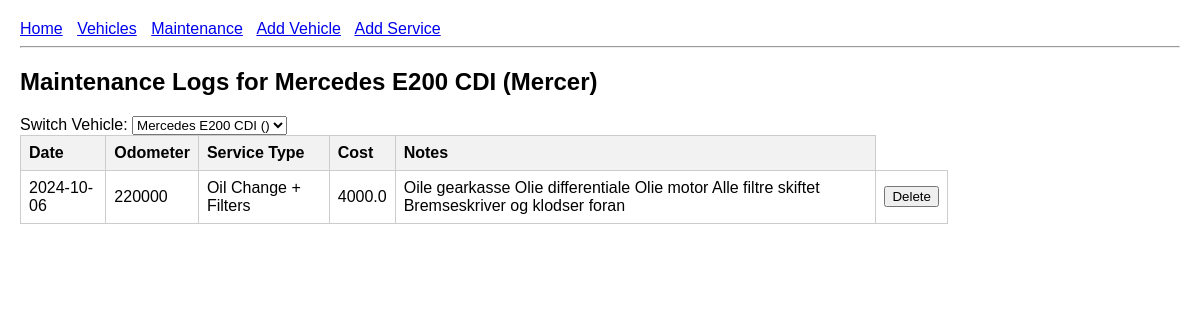
Screenshot of /vehicles/1/maintenance_logs with the database file from the repository.
### app.py (models this page shows)
class Vehicle(db.Model):
    id = db.Column(db.Integer, primary_key=True)
    make = db.Column(db.String(50), nullable=False)
    model = db.Column(db.String(50), nullable=False)
    year = db.Column(db.Integer, nullable=False)
    nickname = db.Column(db.String(50), nullable=True)
    notes = db.Column(db.Text, nullable=True)

class Maintenance(db.Model):
    id = db.Column(db.Integer, primary_key=True)
    vehicle_id = db.Column(db.Integer, db.ForeignKey('vehicle.id'), nullable=False)
    date = db.Column(db.Date, nullable=False)
    odometer = db.Column(db.Integer, nullable=False)
    service_type = db.Column(db.String(100), nullable=False)
    cost = db.Column(db.Float, nullable=False)
    notes = db.Column(db.Text, nullable=True)

### app.py (the view)
@app.route('/vehicles/<int:vehicle_id>/maintenance_logs')
def maintenance_logs(vehicle_id):
    vehicle = Vehicle.query.get_or_404(vehicle_id)
    logs = Maintenance.query.filter_by(vehicle_id=vehicle_id).all()
    all_vehicles = Vehicle.query.all()
    return render_template(
        'maintenance_logs.html',
        vehicle=vehicle,
        logs=logs,
        all_vehicles=all_vehicles
        )

### templates/maintenance_logs.html
{% extends "base.html" %} {% block content %}
<h2>
  Maintenance Logs for {{ vehicle.make }} {{ vehicle.model }} ({{
  vehicle.nickname }})
</h2>
<form method="GET" action="{{ url_for('maintenance_logs', vehicle_id=vehicle.id) }}">
    <label>Switch Vehicle:</label>
    <select onchange="location = '/vehicles/' + this.value + '/maintenance_logs'">
        {% for v in all_vehicles %}
            <option value="{{ v.id }}" {% if v.id == vehicle.id %}selected{% endif %}>
                {{ v.make }} {{ v.model }} ({{ v.registration }})
            </option>
        {% endfor %}
    </select>
</form>
{% if logs %}
<table>
  <tr>
    <th>Date</th>
    <th>Odometer</th>
    <th>Service Type</th>
    <th>Cost</th>
    <th>Notes</th>
  </tr>
  {% for log in logs %}
  <tr>
    <td>{{ log.date }}</td>
    <td>{{ log.odometer }}</td>
    <td>{{ log.service_type }}</td>
    <td>{{ log.cost }}</td>
    <td>{{ log.notes }}</td>
    <td>
        <form method="POST" action="{{ url_for('delete_maintenance', log_id=log.id) }}" style="display:inline;">
            <button type="submit" onclick="return confirm('Are you sure you want to delete this entry?');">Delete</button>
        </form>
    </td>
  </tr>
  {% endfor %}
</table>
{% else %}
<p>No maintenance logs found.</p>
{% endif %} {% endblock %}

### templates/base.html (style rules this page uses)
body { font-family: Arial, sans-serif; margin: 20px; }
table { border-collapse: collapse; width: 80%; }
th, td { border: 1px solid #ccc; padding: 8px; text-align: left; }
th { background-color: #f2f2f2; }

### rows the page displays
Vehicle: make "Mercedes", model "E200 CDI", nickname "Mercer"
Maintenance: date "2024-10-06", odometer "220000", service_type "Oil Change + Filters", cost "4000.0", notes "Oile gearkasse Olie differentiale Olie motor Alle filtre skiftet Bremseskriver og klodser foran"

### other values shown
form field value "Mercedes E200 CDI ()"
